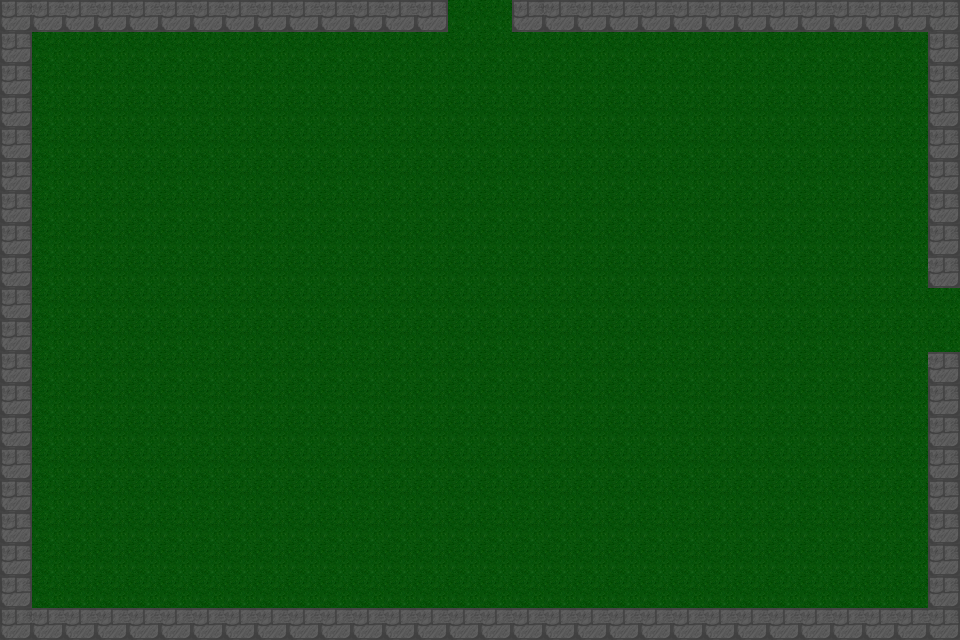

Below is a game level as drawn by its tile map, then a one-line description and the .tmx file that defines it, in full:
An orthogonal 30x20 tile map with 32x32 px tiles, 1 tile layer (Tile layer 1), 2 tilesets and 15 objects.

<map version="1.10" tiledversion="1.11.2" orientation="orthogonal" renderorder="right-down" width="30" height="20" tilewidth="32" tileheight="32" infinite="0" nextlayerid="3" nextobjectid="1">
    <tileset firstgid="1" name="Town Tileset" tilewidth="32" tileheight="32" tilecount="64" columns="8">
        <image source="../../../tiles/World H Tileset.png" trans="ff00ff" width="256" height="256" />
        <tile id="4">
            <objectgroup draworder="index" id="2">
                <object id="1" x="0" y="0" width="32" height="32" />
            </objectgroup>
        </tile>
        <tile id="5">
            <objectgroup draworder="index" id="2">
                <object id="1" x="0" y="0" width="32" height="32" />
            </objectgroup>
        </tile>
        <tile id="6">
            <objectgroup draworder="index" id="2">
                <object id="1" x="0" y="0" width="32" height="32" />
            </objectgroup>
        </tile>
        <tile id="7">
            <objectgroup draworder="index" id="2">
                <object id="1" x="0" y="0" width="32" height="32" />
            </objectgroup>
        </tile>
        <tile id="8">
            <objectgroup draworder="index" id="2">
                <object id="1" x="0" y="0" width="32" height="32" />
            </objectgroup>
        </tile>
        <tile id="10">
            <objectgroup draworder="index" id="2">
                <object id="1" x="0" y="32" width="32" height="0" />
            </objectgroup>
        </tile>
        <tile id="11">
            <objectgroup draworder="index" id="2">
                <object id="1" x="0" y="32" width="32" height="0" />
                <object id="2" x="32" y="0" width="0" height="32" />
            </objectgroup>
        </tile>
        <tile id="12">
            <objectgroup draworder="index" id="2">
                <object id="1" x="32" y="0" width="0" height="32" />
            </objectgroup>
        </tile>
        <tile id="13">
            <objectgroup draworder="index" id="2">
                <object id="1" x="0" y="32" width="32" height="0" />
                <object id="2" x="0" y="32" width="32" height="0" />
                <object id="3" x="0" y="0" width="0" height="32" />
            </objectgroup>
        </tile>
        <tile id="14">
            <objectgroup draworder="index" id="2">
                <object id="1" x="0" y="0" width="0" height="32" />
            </objectgroup>
        </tile>
        <tile id="16">
            <objectgroup draworder="index" id="2">
                <object id="1" x="0" y="0" width="32" height="32" />
            </objectgroup>
        </tile>
        <tile id="24">
            <objectgroup draworder="index" id="2">
                <object id="1" x="0" y="0" width="32" height="32" />
            </objectgroup>
        </tile>
    </tileset>
    <tileset firstgid="65" name="Dungeon Crawler Tileset" tilewidth="32" tileheight="32" tilecount="100" columns="10">
        <image source="../../../tiles/Dungeon_Tile.png" trans="" width="320" height="320" />
    </tileset>
    <layer id="1" name="Tile layer 1" width="30" height="20">
        <data encoding="csv">
9,6,6,6,6,6,6,6,6,6,6,6,6,7,2,2,9,6,6,6,6,6,6,6,6,6,6,6,6,7,
8,2,2,2,2,2,2,2,2,2,2,2,2,2,2,2,2,2,2,2,2,2,2,2,2,2,2,2,2,8,
8,2,2,2,2,2,2,2,2,2,2,2,2,2,2,2,2,2,2,2,2,2,2,2,2,2,2,2,2,8,
8,2,2,2,2,2,2,2,2,2,2,2,2,2,2,2,2,2,2,2,2,2,2,2,2,2,2,2,2,8,
8,2,2,2,2,2,2,2,2,2,2,2,2,2,2,2,2,2,2,2,2,2,2,2,2,2,2,2,2,8,
8,2,2,2,2,2,2,2,2,2,2,2,2,2,2,2,2,2,2,2,2,2,2,2,2,2,2,2,2,8,
8,2,2,2,2,2,2,2,2,2,2,2,2,2,2,2,2,2,2,2,2,2,2,2,2,2,2,2,2,8,
8,2,2,2,2,2,2,2,2,2,2,2,2,2,2,2,2,2,2,2,2,2,2,2,2,2,2,2,2,8,
8,2,2,2,2,2,2,2,2,2,2,2,2,2,2,2,2,2,2,2,2,2,2,2,2,2,2,2,2,7,
8,2,2,2,2,2,2,2,2,2,2,2,2,2,2,2,2,2,2,2,2,2,2,2,2,2,2,2,2,2,
8,2,2,2,2,2,2,2,2,2,2,2,2,2,2,2,2,2,2,2,2,2,2,2,2,2,2,2,2,2,
8,2,2,2,2,2,2,2,2,2,2,2,2,2,2,2,2,2,2,2,2,2,2,2,2,2,2,2,2,7,
8,2,2,2,2,2,2,2,2,2,2,2,2,2,2,2,2,2,2,2,2,2,2,2,2,2,2,2,2,8,
8,2,2,2,2,2,2,2,2,2,2,2,2,2,2,2,2,2,2,2,2,2,2,2,2,2,2,2,2,8,
8,2,2,2,2,2,2,2,2,2,2,2,2,2,2,2,2,2,2,2,2,2,2,2,2,2,2,2,2,8,
8,2,2,2,2,2,2,2,2,2,2,2,2,2,2,2,2,2,2,2,2,2,2,2,2,2,2,2,2,8,
8,2,2,2,2,2,2,2,2,2,2,2,2,2,2,2,2,2,2,2,2,2,2,2,2,2,2,2,2,8,
8,2,2,2,2,2,2,2,2,2,2,2,2,2,2,2,2,2,2,2,2,2,2,2,2,2,2,2,2,8,
8,2,2,2,2,2,2,2,2,2,2,2,2,2,2,2,2,2,2,2,2,2,2,2,2,2,2,2,2,8,
9,6,6,6,6,6,6,6,6,6,6,6,6,6,6,6,6,6,6,6,6,6,6,6,6,6,6,6,6,7
        </data>
    </layer>
</map>
